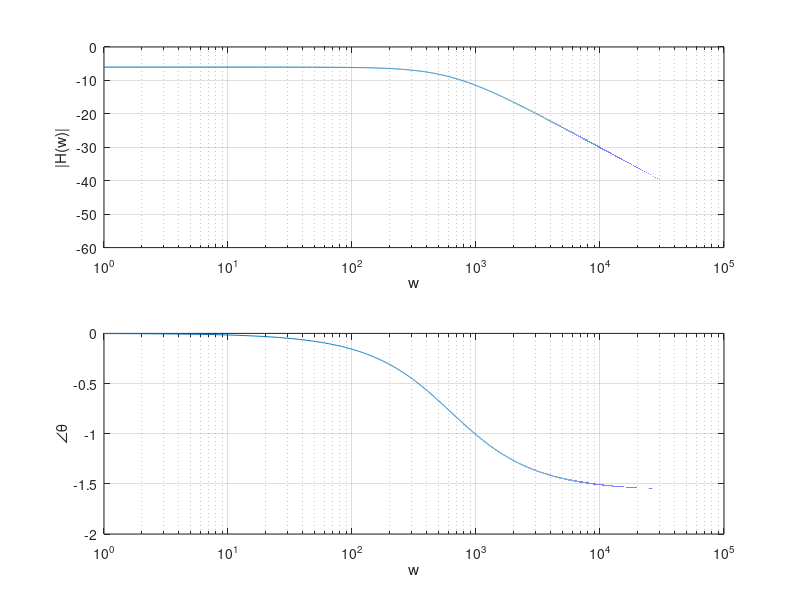

The MATLAB source for this figure:
close all;

%% Generate w, H(w)
w = 0:100000;

% complex H(w)
h = (100 * pi) ./ (200 * pi + w * 1j);

% magnitude |H(w)|
mag_h = 20 * log10(abs(h));

% phase /_ Theta
phase_h = angle(h);

%% Generate magnitude plot
subplot(2, 1, 1);
semilogx(w, mag_h);
xlabel('w');
ylabel('|H(w)|');
grid on;

%% Generate phase angle plot
subplot(2, 1, 2);
semilogx(w, phase_h);
xlabel('w');
ylabel('\angle\theta');
grid on;